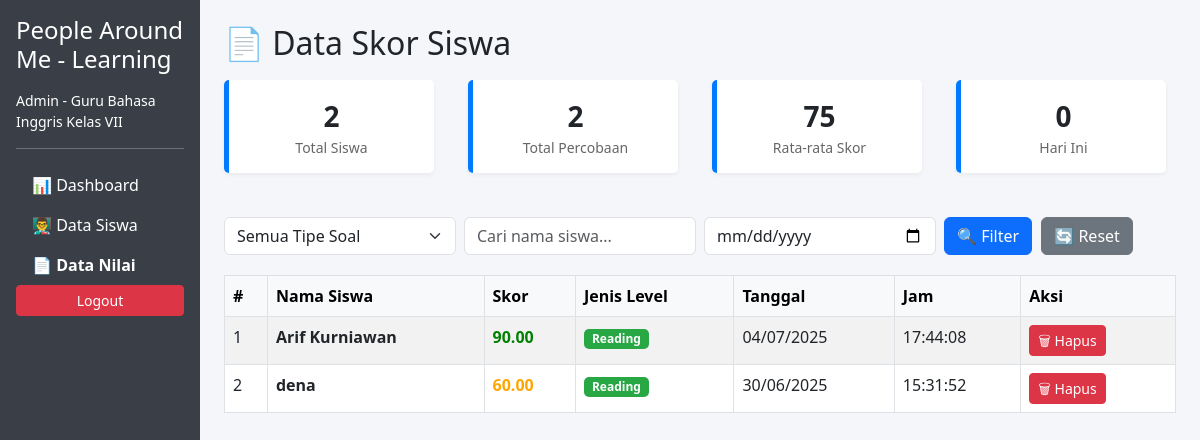
The page /laporan_skor.php (signed in) on the database its author committed.
### tables this page shows
CREATE TABLE `skor` (
  `id` int(11) NOT NULL,
  `id_siswa` int(11) DEFAULT NULL,
  `nama_siswa` varchar(255) NOT NULL,
  `nilai` decimal(5,2) NOT NULL,
  `tipe_soal` enum('listening','reading','writting') NOT NULL,
  `created_at` timestamp NOT NULL DEFAULT current_timestamp()
);

### laporan_skor.php (the view, shortened to what this page needs)
<!DOCTYPE html>
<html lang="id">
<head>
  <link rel="stylesheet" href="https://cdn.jsdelivr.net/npm/bootstrap@5.3.0/dist/css/bootstrap.min.css">
</head>
<body>
<div class="container-fluid">
  <div class="row">
<div class="col-md-2 sidebar sidebar-custom d-flex flex-column justify-content-between p-3" style="min-height: 100vh;">
  <div>
    <h4 class="mb-3">People Around Me - Learning</h4>
    <p class="small">Admin - Guru Bahasa Inggris Kelas VII</p>
    <hr>
    <nav class="nav flex-column">
      <a class="nav-link text-white <?= basename($_SERVER['PHP_SELF']) == 'index.php' ? 'fw-bold' : '' ?>" href="index.php">📊 Dashboard</a>
      <a class="nav-link text-white <?= basename($_SERVER['PHP_SELF']) == 'daftar_siswa.php' ? 'fw-bold' : '' ?>" href="daftar_siswa.php">👨‍🏫 Data Siswa</a>
      <a class="nav-link text-white <?= basename($_SERVER['PHP_SELF']) == 'laporan_skor.php' ? 'fw-bold' : '' ?>" href="laporan_skor.php">📄 Data Nilai</a>
      <form id="logoutForm" action="logout.php" method="post" onsubmit="return confirmLogout();">
    <button class="btn btn-danger btn-sm w-100">Logout</button>
</form>
  </div>
</div>
    <div class="col-md-10 p-4">
      <h2>📄 Data Skor Siswa</h2>
<?php
$servername = "localhost";
$username = "root";
$password = "";
$dbname = "webdena_db";
try {
    $pdo = new PDO("mysql:host=$servername;dbname=$dbname", $username, $password);
    $pdo->setAttribute(PDO::ATTR_ERRMODE, PDO::ERRMODE_EXCEPTION);
    $stmt = $pdo->query("SELECT COUNT(DISTINCT nama_siswa) as total FROM skor");
    $total_siswa = $stmt->fetch()['total'];
    $stmt = $pdo->query("SELECT COUNT(*) as total FROM skor");
    $total_attempts = $stmt->fetch()['total'];
    $stmt = $pdo->query("SELECT AVG(CAST(nilai as DECIMAL(5,2))) as avg_score FROM skor");
    $avg_score = round($stmt->fetch()['avg_score'], 1);
    $stmt = $pdo->query("SELECT COUNT(*) as today FROM skor WHERE DATE(created_at) = CURDATE()");
    $today_attempts = $stmt->fetch()['today'];
?>
<div class="row text-center mb-4">
  <div class="col-md-3">
    <div class="stat-card">
      <div class="stat-number"><?= $total_siswa ?></div>
      <div class="stat-label">Total Siswa</div>
    </div>
  </div>
  <div class="col-md-3">
    <div class="stat-card">
      <div class="stat-number"><?= $total_attempts ?></div>
      <div class="stat-label">Total Percobaan</div>
    </div>
  </div>
  <div class="col-md-3">
    <div class="stat-card">
      <div class="stat-number"><?= $avg_score ?></div>
      <div class="stat-label">Rata-rata Skor</div>
    </div>
  </div>
  <div class="col-md-3">
    <div class="stat-card">
      <div class="stat-number"><?= $today_attempts ?></div>
      <div class="stat-label">Hari Ini</div>
    </div>
  </div>
</div>
<div class="filters mb-3">
  <form method="GET" class="row g-2 align-items-center">
    <div class="col-md-3">
      <select name="tipe_soal" class="form-select">
        <option value="">Semua Tipe Soal</option>
      </select>
    </div>
    <div class="col-md-3">
      <input type="text" name="nama_siswa" class="form-control" placeholder="Cari nama siswa..." value="<?= isset($_GET['nama_siswa']) ? htmlspecialchars($_GET['nama_siswa']) : ''; ?>">
    </div>
    <div class="col-md-3">
      <input type="date" name="tanggal" class="form-control" value="<?= isset($_GET['tanggal']) ? $_GET['tanggal'] : ''; ?>">
    </div>
    <div class="col-md-3">
      <button type="submit" class="btn btn-primary">🔍 Filter</button>
      <a href="?" class="btn btn-secondary">🔄 Reset</a>
    </div>
  </form>
</div>
<div class="table-container">
<?php
  $where = [];
  $params = [];
  $where_clause = $where ? "WHERE " . implode(" AND ", $where) : "";
  $sql = "SELECT id, nama_siswa, nilai, tipe_soal, created_at FROM skor $where_clause ORDER BY created_at DESC";
  $stmt = $pdo->prepare($sql);
  $stmt->execute($params);
  $results = $stmt->fetchAll();
  if (count($results) > 0):
?>
  <table class="table table-bordered table-striped">
    <thead class="table-light">
      <tr>
        <th>#</th>
        <th>Nama Siswa</th>
        <th>Skor</th>
        <th>Jenis Level</th>
        <th>Tanggal</th>
        <th>Jam</th>
        <th>Aksi</th>
      </tr>
    </thead>
    <tbody>
      <?php foreach ($results as $i => $row):
        $scoreClass = $row['nilai'] >= 80 ? 'score-high' : ($row['nilai'] >= 60 ? 'score-medium' : 'score-low');
        $badgeClass = 'badge-' . $row['tipe_soal'];
      ?>
      <tr>
        <td><?= $i + 1 ?></td>
        <td><strong><?= htmlspecialchars($row['nama_siswa']) ?></strong></td>
        <td><span class="score <?= $scoreClass ?>"><?= number_format($row['nilai'], 2) ?></span></td>
        <td><span class="badge <?= $badgeClass ?>"><?= ucfirst($row['tipe_soal']) ?></span></td>
        <td><?= date('d/m/Y', strtotime($row['created_at'])) ?></td>
        <td><?= date('H:i:s', strtotime($row['created_at'])) ?></td>
        <td>
          <form method="POST" action="hapus_skor.php" onsubmit="return confirm('Yakin ingin menghapus data ini?');">
            <button type="submit" class="btn btn-danger btn-sm">🗑 Hapus</button>
          </form>
        </td>
      </tr>
      <?php endforeach; ?>
    </tbody>
  </table>
<?php endif; ?>
</div>
<?php
} catch (PDOException $e) {
  echo "<div class='no-data'>";
  echo "<h3>❌ Error Database</h3>";
  echo "<p>" . $e->getMessage() . "</p>";
  echo "</div>";
}
?>
</div>
</div>
</div>
</body>
</html>

### laporan_skor.php (style rules this page uses)
body { background: #f4f6f9; font-family: 'Segoe UI', sans-serif; }
.stat-card { background-color: white; padding: 15px; margin: 10px 10px 20px 0; border-left: 5px solid #007bff; border-radius: 5px; box-shadow: 0 2px 4px rgba(0,0,0,0.05); }
.stat-number { font-size: 28px; font-weight: bold; }
.stat-label { font-size: 14px; color: #666; }
.sidebar-custom { background-color: #3a3f47; color: white; }
.score-high { color: green; font-weight: bold; }
.score-medium { color: orange; font-weight: bold; }
.badge-reading { background: #28a745; color: white; padding: 4px 8px; border-radius: 5px; }
.table-container table { width: 100%; margin-top: 20px; }
.btn { margin-right: 5px; }

### rows shown on the page
skor: nama_siswa "Arif Kurniawan", nilai "90.00", tipe_soal "Reading", created_at "04/07/2025", created_at "17:44:08"
skor: nama_siswa "dena", nilai "60.00", tipe_soal "Reading", created_at "30/06/2025", created_at "15:31:52"

### other values the page prints
$total_siswa "2"
$total_attempts "2"
$avg_score "75"
$today_attempts "0"
